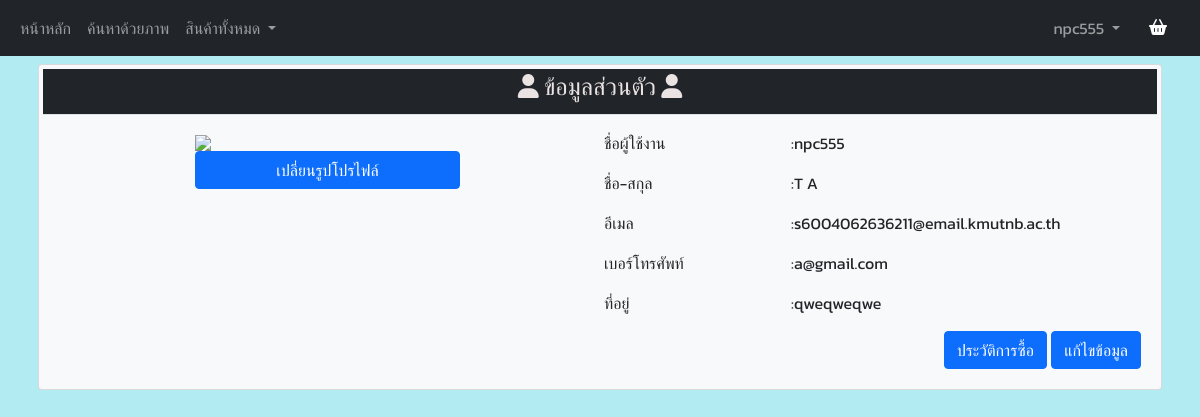
The page /profile (signed in) on the database its author committed.
### tables this page shows
CREATE TABLE "user" (
	"user_ID"	TEXT NOT NULL,
	"user_Firstname"	TEXT NOT NULL,
	"user_Lastname"	TEXT NOT NULL,
	"user_Email"	TEXT NOT NULL,
	"user_Telephone"	TEXT,
	"user_Address"	TEXT,
	"user_Password"	TEXT,
	"user_pic"	TEXT,
	PRIMARY KEY("user_ID")
);

### app.py (the view, shortened to what this page needs)
@app.route("/profile" , methods=["GET", "POST"])
def profile():
    if session.get("user",None) is not None:
        if session.get("role") == 'user':
            with sqlite3.connect("mydata.db") as connect:
                cur = connect.cursor()
                sql = "select user_ID , user_Firstname , user_Lastname , user_Email , user_Telephone , user_Address , user_pic from user where user_ID = ?"
                val = [session['user']]
                cur.execute(sql,val)
                user_data = cur.fetchall()
                page, per_page, offset = get_page_args(
                    page_parameter='page',
                    per_page_parameter='per_page'
                )
                sql = "SELECT * FROM history where username = ? and status is not ? ORDER BY date LIMIT ? OFFSET ?"
                val = [session['user'],'in-cart',per_page, offset]
                cur.execute(sql,val)
                history_buy_data = cur.fetchall()
                history_buy_pagination = Pagination(
                    page=page,
                    per_page=per_page,
                    total=len(history_buy_data),
                    css_framework='bootstrap4'
                )
                return render_template(
                    "profile_user.html",
                    history_buy_data = history_buy_data,
                    history_buy_pagination = history_buy_pagination,
                    user_data = user_data[0],
                    user = session['user']
                )
    else:
        return redirect(url_for('home'))

### templates/profile_user.html (shortened to what this page needs)
{% extends "header_user.html" %} {% block content %}
<head>
    <link rel="stylesheet" href="http://jqueryvalidation.org/files/demo/site-demos.css">
    <link rel="stylesheet" type="text/css" href="{{ url_for('static',filename='css/styles.css') }}">
</head>
<div class="container p-2 my-0 bg" style="padding: 15%;">
    <div class="card p-1 bg-light text-dark">
        <nav class="navbar navbar-expand-lg navbar-dark bg-dark border-bottom justify-content-center p-1">
            <h4 style="color: rgb(235, 227, 227);">
                <i style="color: rgb(235, 227, 227);" class="fas fa-user"></i> ข้อมูลส่วนตัว
                <i style="color: rgb(235, 227, 227);" class="fas fa-user"></i>
            </h4>
        </nav>
        <div class="card-body row gx-2 gy-2">
            <div class="col-xs-12 col-md-6">
                <div class="row p-1">
                    <div class="col-12">
                        <img src="{{user_data[6]}}" class="center" style="width: 50%; height:50; display: block; margin-left: auto; margin-right: auto;">
                    </div>
                    <div class="col-12">
                        <button type="button" data-bs-toggle="modal" data-bs-target="#pic_profile" class="btn btn-primary" style="width: 50%; height:50; display: block; margin-left: auto; margin-right: auto;">เปลี่ยนรูปโปรไฟล์</button>
                    </div>
                </div>
            </div>
            <div class="col-xs-12 col-md-6">
                <div class="row gy-2 ">
                    <div class="col-12">
                        <div class="row">
                            <div class="col-4">
                                <p>ชื่อผู้ใช้งาน </p>
                            </div>
                            <div class="col-8">
                                <p>:{{user_data[0]}}</p>
                            </div>
                        </div>
                    </div>
                    <div class="col-12">
                        <div class="row">
                            <div class="col-4">
                                <p>ชื่อ-สกุล </p>
                            </div>
                            <div class="col-8">
                                <p>:{{user_data[1]}} {{user_data[2]}}</p>
                            </div>
                        </div>
                    </div>
                    <div class="col-12">
                        <div class="row">
                            <div class="col-4">
                                <p>อีเมล </p>
                            </div>
                            <div class="col-8">
                                <p>:{{user_data[3]}}</p>
                            </div>
                        </div>
                    </div>
                    <div class="col-12">
                        <div class="row">
                            <div class="col-4">
                                <p>เบอร์โทรศัพท์ </p>
                            </div>
                            <div class="col-8">
                                <p>:{{user_data[4]}}</p>
                            </div>
                        </div>
                    </div>
                    <div class="col-12">
                        <div class="row">
                            <div class="col-4">
                                <p>ที่อยู่</p>
                            </div>
                            <div class="col-8">
                                <p>:{{user_data[5]}}</p>
                            </div>
                        </div>
                    </div>
                    <div class="col-12">
                        <div class="row">
                            <div class="col-12 text-end mx-auto">
                                <a type="button" class="btn btn-primary" href="/buy_history">ประวัติการซื้อ</a>
                                <a type="button" class="btn btn-primary" data-bs-toggle="modal" data-bs-target="#exampleModal">แก้ไขข้อมูล</a>
                            </div>
                        </div>
                    </div>
                </div>
            </div>
        </div>
    </div>
</div>
{% endblock %}

### templates/header_user.html (shortened to what this page needs)
<!doctype html>
<html lang="en">
<head>
    <link rel="stylesheet" href="https://jqueryvalidation.org/files/demo/site-demos.css">
    <link rel="stylesheet" href="https://cdnjs.cloudflare.com/ajax/libs/font-awesome/4.7.0/css/font-awesome.min.css">
    <link href="https://cdn.jsdelivr.net/npm/bootstrap@5.0.0-beta1/dist/css/bootstrap.min.css" rel="stylesheet">
    <link rel="stylesheet" href="https://cdnjs.cloudflare.com/ajax/libs/font-awesome/4.7.0/css/font-awesome.min.css">
    <link rel="stylesheet" href="https://stackpath.bootstrapcdn.com/font-awesome/4.7.0/css/font-awesome.min.css">
    <link href="//maxcdn.bootstrapcdn.com/font-awesome/4.7.0/css/font-awesome.min.css" rel="stylesheet">
    <link rel="stylesheet" type="text/css" href="{{ url_for('static',filename='css/styles.css') }}">
</head>
<body style="background-color: #b2ebf2">
    <nav class="navbar navbar-expand-md navbar-dark bg-dark sticky-top ">
        <div class="container-fluid ">
            <div class="collapse navbar-collapse" id="navbarSupportedContent">
                <ul class="navbar-nav me-auto mb-2 mb-lg-0">
                    <li class="nav-item">
                        <a class="nav-link" aria-current="page" href="{{url_for('home')}}">หน้าหลัก</a>
                    </li>
                    <li class="nav-item">
                        <a class="nav-link" aria-current="page" href="{{url_for('fishclassification_search')}}">ค้นหาด้วยภาพ</a>
                    </li>
                    <li class="nav-item dropdown">
                        <a class="nav-link dropdown-toggle" href="#" id="navbarDropdown" role="button" data-bs-toggle="dropdown" aria-expanded="false">
                          สินค้าทั้งหมด
                        </a>
                    </li>
                </ul>
                <ul class="navbar-nav">
                    <li class="nav-item dropdown">
                        <a class="nav-link dropdown-toggle" id="navbarDropdown" role="button" data-bs-toggle="dropdown" aria-expanded="false">
                            {{user}}
                        </a>
                    </li>
                    <li class="nav-item dropdown">
                        <a href="/basket" type="button" class="btn btn-dark mx-2">
                            <i class="fas fa-shopping-basket"></i>
                        </a>
                    </li>
                </ul>
            </div>
        </div>
    </nav>
    <div id="content">
        <div class="container-fluid">
            {% block content %}{% endblock %}
        </div>
    </div>
</body>
</html>

### static/css/styles.css (style rules this page uses)
p { margin-bottom: 0.5rem; }
a, p, h1, h2, h3, h4, h5, h6, .btn, label, .col-form-label, span, input, textarea, table { font-family: 'Kanit', sans-serif; }

### rows shown on the page
user: user_ID "npc555", user_Firstname "T", user_Lastname "A", user_Email "s6004062636211@email.kmutnb.ac.th", user_Telephone "a@gmail.com", user_Address "qweqweqwe"
